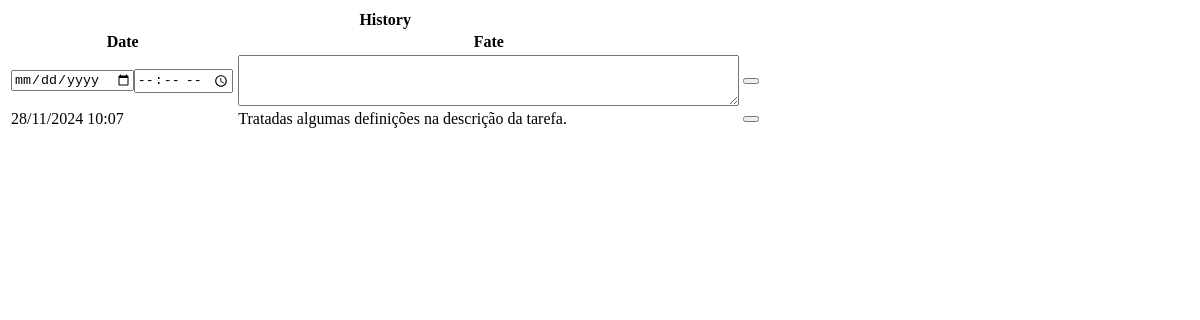
The page /tasks/display_task_history/78/ (signed in) on the database as committed earlier.
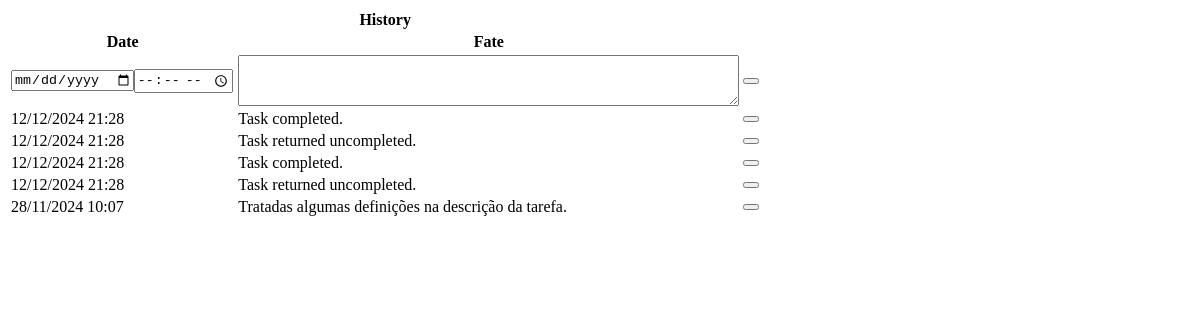
The same page on the database as committed later.
### tasks/models.py (models this page shows, shortened)
class TaskControl(models.Model):
    TYPE_CHOICES = {
        'HS':'History',
        'SC':'Schedule', # Schedule to doing
        'DL': 'Dead Line', # Date to finish
    }
    user = models.ForeignKey(settings.AUTH_USER_MODEL, verbose_name='User', on_delete=models.CASCADE, blank=True,
                             null=True)
    task         = models.ForeignKey(Task, on_delete=models.CASCADE)
    type         = models.CharField('Type', max_length=2, choices=TYPE_CHOICES, default='HS')
    dt           = models.DateTimeField('Date', default=now(), blank=True, null=True)
    dt_scheduled = models.DateTimeField('Date', default=now(), blank=True, null=True)
    description  = models.TextField("description")
    created = models.DateTimeField('Created', auto_now_add=True, null=True)
    modified = models.DateTimeField('Modified', auto_now=True, null=True)
    class Meta:
        verbose_name = 'Task_Control'
        verbose_name_plural = 'Task_Controls'
        ordering = ['user', 'task','-dt']

### tasks/views.py (the view)
# urls.py: path('display_task_history/<int:task_id>/', display_task_history, name='display_task_history'),
@login_required
def display_task_history(request, task_id):
    context = {
        'object':Task(id=task_id, user=request.user),
        'histories': TaskControl.objects.filter(task_id = task_id, type='HS', user=request.user).order_by('-dt')
    }
    return render(request, 'tasks/history_list.html', context)

### tasks/templates/tasks/history_list.html (shortened to what this page needs)
<div id="histories" class="table-responsive">
    <table class="table table-hover table-bordered">
        <thead class="table-dark">
        <tr><th colspan="3" class="text-center">History</th></tr>
        <tr>
            <th scope="col" class="th-sm">Date</th>
            <th scope="col" class="th-lg">Fate</th>
            <th scope="col" class="th-sm"></th>
        </tr>
        </thead>
        <tbody>
        <tr>
            <form action="{% url 'tasks:new_task_history' object.pk %}" method="post">
                <td class="input-group"><input type="date" name="dt" id="id_dt" class="form-control" style="width:55%;"><input type="time" name="time" id="id_time" class="form-control"></td>
                <td><textarea name="description" id="id_description" class="form-control" cols="60" rows="3"></textarea></td>
                <td>
                    <button type="submit" class="btn btn-success"></button>
                </td>
            </form>
        </tr>
        {% for item in histories %}
            <tr {% cycle "" "class='table-secondary'" %}>
                <td>
                    {{item.dt|date:'d/m/Y H:i'}}
                </td>
                <td>
                    {{item.description}}
                </td>
                <td>
                    <div class="btn-group end" role="group">
                        <button type="button" class="btn btn-danger"
                               hx-delete="{% url 'tasks:delete_task_control' item.task.pk item.pk %}"
                               hx-confirm="Are you sure you wish to delete this history?"
                               hx-target="#histories"
                        ></button>
                    </div>
                </td>
            </tr>
        {% endfor %}
        </tbody>
    </table>
</div>

Rows that differ between the two databases and show on the page:
added TaskControl: dt "12/12/2024 21:28", description "Task completed."
added TaskControl: dt "12/12/2024 21:28", description "Task returned uncompleted."
added TaskControl: dt "12/12/2024 21:28", description "Task completed."
added TaskControl: dt "12/12/2024 21:28", description "Task returned uncompleted."
